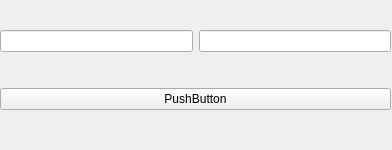
<?xml version="1.0" encoding="UTF-8"?>
<ui version="4.0">
 <class>Form</class>
 <widget class="QWidget" name="Form">
  <property name="geometry">
   <rect>
    <x>0</x>
    <y>0</y>
    <width>392</width>
    <height>150</height>
   </rect>
  </property>
  <property name="windowTitle">
   <string>Form</string>
  </property>
  <widget class="QWidget" name="">
   <property name="geometry">
    <rect>
     <x>0</x>
     <y>0</y>
     <width>391</width>
     <height>141</height>
    </rect>
   </property>
   <layout class="QVBoxLayout" name="verticalLayout">
    <item>
     <layout class="QHBoxLayout" name="horizontalLayout">
      <item>
       <widget class="QLineEdit" name="lineEdit"/>
      </item>
      <item>
       <widget class="QLineEdit" name="lineEdit_2"/>
      </item>
     </layout>
    </item>
    <item>
     <widget class="QPushButton" name="pushButton">
      <property name="text">
       <string>PushButton</string>
      </property>
     </widget>
    </item>
   </layout>
  </widget>
 </widget>
 <resources/>
 <connections/>
</ui>
